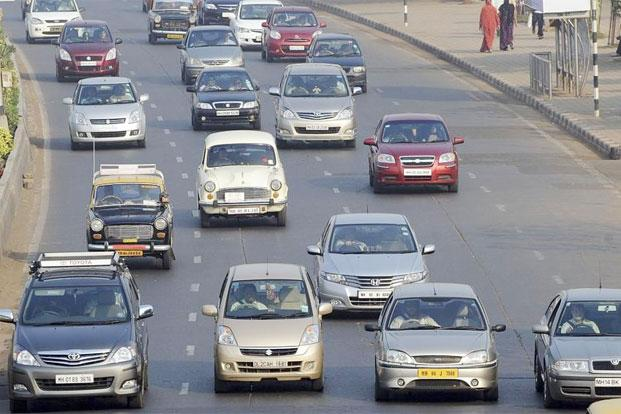
#> input picture Day_7_OpenCV_5/images_/vehicle.jpg, 621 x 414 px
$ python 3_contours.py
#> lines starting #> are read from the running program, lines starting #| are printed output that depends on the picture; after the words box and inside, x2 and y2 are one past the last pixel; in counts of white or black regions, pixels touching at a corner belong together
import cv2
import os

# Step 1: Load the image
image_path = os.path.join(".", "images_", "vehicle.jpg")
vehicle_image = cv2.imread(image_path)
#> vehicle_image is the input picture: shape (414, 621, 3); mean B, G, R 143, 137.5, 136.2

# Safety check: If image loading fails
if vehicle_image is None:
    print("Error: Image not found or path incorrect.")
    exit()

# Step 2: Convert to Grayscale
gray_image = cv2.cvtColor(vehicle_image, cv2.COLOR_BGR2GRAY)
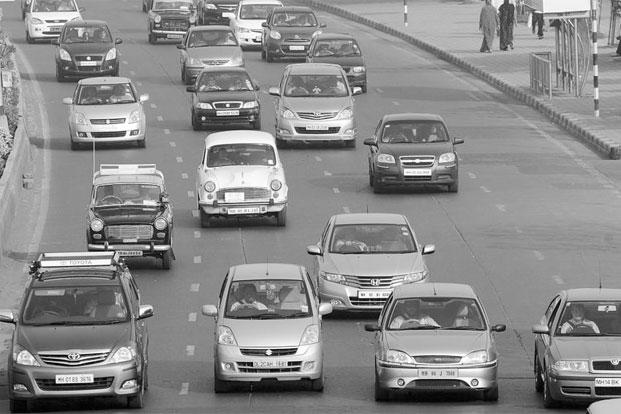
#> gray_image: shape (414, 621); min 0, max 255, mean 137.8

# Step 3: Apply Binary Inverse Thresholding
# All pixels < 110 → white (255), else black (0)
_, binary_image = cv2.threshold(gray_image, 127, 255, cv2.THRESH_BINARY_INV)
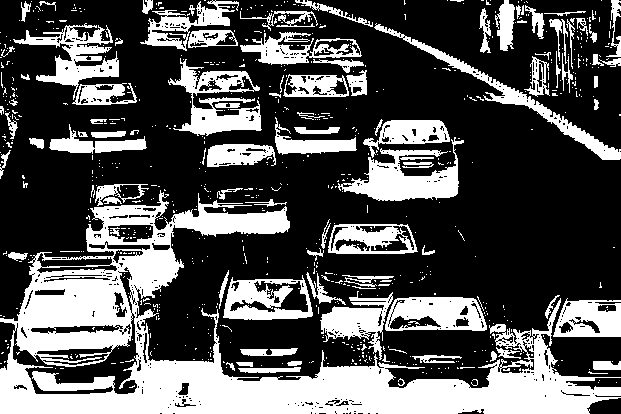
#> binary_image: shape (414, 621); 32.9% white; 761 white regions (661 under 20 px)

# Step 4: Find contours (only external boundaries)
contours, _ = cv2.findContours(binary_image, cv2.RETR_TREE, cv2.CHAIN_APPROX_SIMPLE)
#> contours = 1422 contours, 1241 with area under 20; largest, box (x1, y1, x2, y2) and area: (0, 190, 621, 414) 47160, (12, 312, 139, 395) 3319, (223, 275, 313, 320) 3158, (338, 137, 464, 201) 3136, (168, 58, 262, 136) 3007

for cvt in contours:
    if cv2.contourArea(cvt) > 200:
        # Step 5: Draw all contours on original image
        # cv2.drawContours(vehicle_image, cvt, -1, (0, 255, 0), thickness=2)
    # print(cv2.contourArea(cvt))

        x , y , w , h = cv2.boundingRect(cvt)
        cv2.rectangle(vehicle_image,(x,y),(x+w , y+w),(255,0,0),2)
#> this loop made 1422 passes
#> (x, y, w, h) on passes 17, 84, 169, 188, 199, 223, 277, 289, 305, 356, 360, 363: (238, 367, 63, 6), (240, 348, 58, 8), (553, 298, 68, 39), (385, 297, 102, 34), (389, 315, 53, 15), (320, 291, 73, 69), (223, 275, 90, 45), (229, 280, 80, 33), (306, 272, 40, 33), (328, 224, 90, 30), (334, 238, 37, 14), (370, 233, 39, 19)
#> cvt on passes 1, 2, 3, 6, 7, 8: [[616, 382]], [[598, 382]], [[599, 380]], [[426, 373]], [[441, 372]], [[422, 372], [423, 372]]
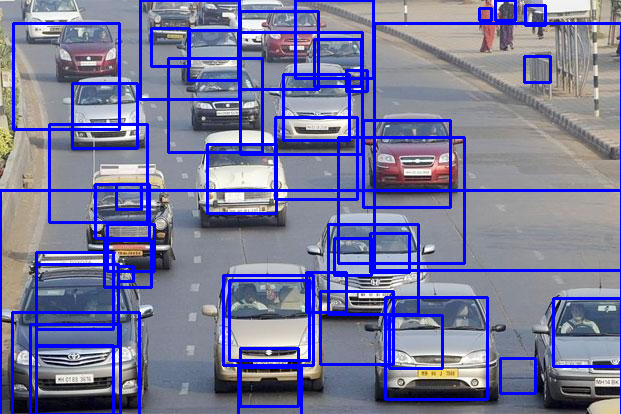
#> vehicle_image: shape (414, 621, 3); 13.41% of pixels changed, all inside (x1, y1, x2, y2) = (0, 0, 621, 414)

# Step 6: Display the result
cv2.imshow("Contour Image", vehicle_image)
cv2.imshow("Threshold Image", binary_image)

cv2.waitKey(0)
cv2.destroyAllWindows()
